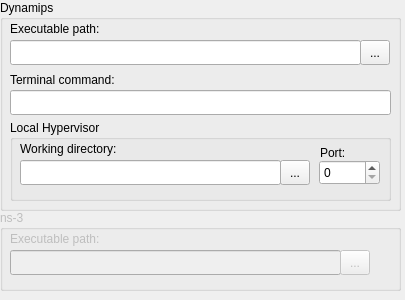
<ui version="4.0" >
 <class>SystemApplications</class>
 <widget class="QWidget" name="SystemApplications" >
  <property name="geometry" >
   <rect>
    <x>0</x>
    <y>0</y>
    <width>405</width>
    <height>300</height>
   </rect>
  </property>
  <property name="windowTitle" >
   <string>Form</string>
  </property>
  <widget class="QGroupBox" name="groupBox" >
   <property name="geometry" >
    <rect>
     <x>0</x>
     <y>0</y>
     <width>401</width>
     <height>211</height>
    </rect>
   </property>
   <property name="sizePolicy" >
    <sizepolicy vsizetype="Maximum" hsizetype="MinimumExpanding" >
     <horstretch>0</horstretch>
     <verstretch>0</verstretch>
    </sizepolicy>
   </property>
   <property name="title" >
    <string>Dynamips</string>
   </property>
   <widget class="QLabel" name="label" >
    <property name="geometry" >
     <rect>
      <x>10</x>
      <y>20</y>
      <width>111</width>
      <height>18</height>
     </rect>
    </property>
    <property name="text" >
     <string>Executable path:</string>
    </property>
   </widget>
   <widget class="QLineEdit" name="dynamips_path" >
    <property name="geometry" >
     <rect>
      <x>10</x>
      <y>40</y>
      <width>351</width>
      <height>25</height>
     </rect>
    </property>
   </widget>
   <widget class="QToolButton" name="dynamips_path_browser" >
    <property name="geometry" >
     <rect>
      <x>360</x>
      <y>40</y>
      <width>30</width>
      <height>25</height>
     </rect>
    </property>
    <property name="text" >
     <string>...</string>
    </property>
    <property name="toolButtonStyle" >
     <enum>Qt::ToolButtonTextOnly</enum>
    </property>
   </widget>
   <widget class="QLabel" name="label_3" >
    <property name="geometry" >
     <rect>
      <x>10</x>
      <y>70</y>
      <width>126</width>
      <height>20</height>
     </rect>
    </property>
    <property name="text" >
     <string>Terminal command:</string>
    </property>
   </widget>
   <widget class="QLineEdit" name="dynamips_term_cmd" >
    <property name="geometry" >
     <rect>
      <x>10</x>
      <y>90</y>
      <width>381</width>
      <height>25</height>
     </rect>
    </property>
   </widget>
   <widget class="QGroupBox" name="groupBox_3" >
    <property name="geometry" >
     <rect>
      <x>10</x>
      <y>120</y>
      <width>381</width>
      <height>81</height>
     </rect>
    </property>
    <property name="title" >
     <string>Local Hypervisor</string>
    </property>
    <widget class="QToolButton" name="dynamips_workdir_browser" >
     <property name="geometry" >
      <rect>
       <x>270</x>
       <y>40</y>
       <width>30</width>
       <height>25</height>
      </rect>
     </property>
     <property name="text" >
      <string>...</string>
     </property>
    </widget>
    <widget class="QSpinBox" name="dynamips_port" >
     <property name="geometry" >
      <rect>
       <x>309</x>
       <y>40</y>
       <width>61</width>
       <height>25</height>
      </rect>
     </property>
     <property name="maximum" >
      <number>65535</number>
     </property>
     <property name="value" >
      <number>0</number>
     </property>
    </widget>
    <widget class="QLabel" name="label_5" >
     <property name="geometry" >
      <rect>
       <x>310</x>
       <y>20</y>
       <width>41</width>
       <height>25</height>
      </rect>
     </property>
     <property name="text" >
      <string>Port:</string>
     </property>
    </widget>
    <widget class="QLabel" name="label_2" >
     <property name="geometry" >
      <rect>
       <x>10</x>
       <y>20</y>
       <width>111</width>
       <height>18</height>
      </rect>
     </property>
     <property name="text" >
      <string>Working directory:</string>
     </property>
    </widget>
    <widget class="QLineEdit" name="dynamips_workdir" >
     <property name="geometry" >
      <rect>
       <x>10</x>
       <y>40</y>
       <width>261</width>
       <height>25</height>
      </rect>
     </property>
    </widget>
   </widget>
  </widget>
  <widget class="QGroupBox" name="groupBox_2" >
   <property name="enabled" >
    <bool>false</bool>
   </property>
   <property name="geometry" >
    <rect>
     <x>0</x>
     <y>210</y>
     <width>401</width>
     <height>81</height>
    </rect>
   </property>
   <property name="sizePolicy" >
    <sizepolicy vsizetype="Maximum" hsizetype="MinimumExpanding" >
     <horstretch>0</horstretch>
     <verstretch>0</verstretch>
    </sizepolicy>
   </property>
   <property name="title" >
    <string>ns-3</string>
   </property>
   <widget class="QLabel" name="label_4" >
    <property name="geometry" >
     <rect>
      <x>10</x>
      <y>20</y>
      <width>106</width>
      <height>18</height>
     </rect>
    </property>
    <property name="text" >
     <string>Executable path:</string>
    </property>
   </widget>
   <widget class="QLineEdit" name="lineEdit_4" >
    <property name="geometry" >
     <rect>
      <x>10</x>
      <y>40</y>
      <width>331</width>
      <height>25</height>
     </rect>
    </property>
   </widget>
   <widget class="QToolButton" name="toolButton_4" >
    <property name="geometry" >
     <rect>
      <x>340</x>
      <y>40</y>
      <width>30</width>
      <height>25</height>
     </rect>
    </property>
    <property name="text" >
     <string>...</string>
    </property>
   </widget>
  </widget>
 </widget>
 <includes/>
 <resources/>
 <connections/>
 <designerdata>
  <property name="gridDeltaX" >
   <number>10</number>
  </property>
  <property name="gridDeltaY" >
   <number>10</number>
  </property>
  <property name="gridSnapX" >
   <bool>true</bool>
  </property>
  <property name="gridSnapY" >
   <bool>true</bool>
  </property>
  <property name="gridVisible" >
   <bool>true</bool>
  </property>
 </designerdata>
</ui>
